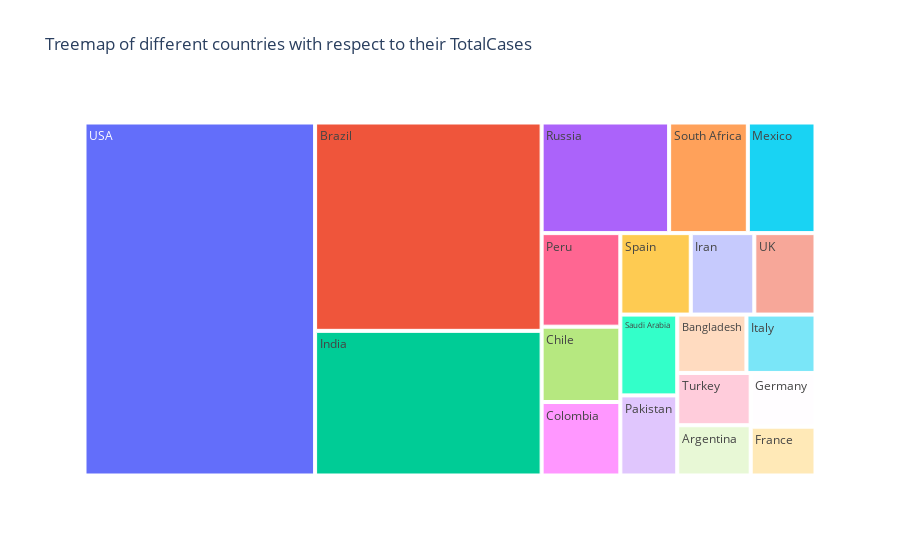
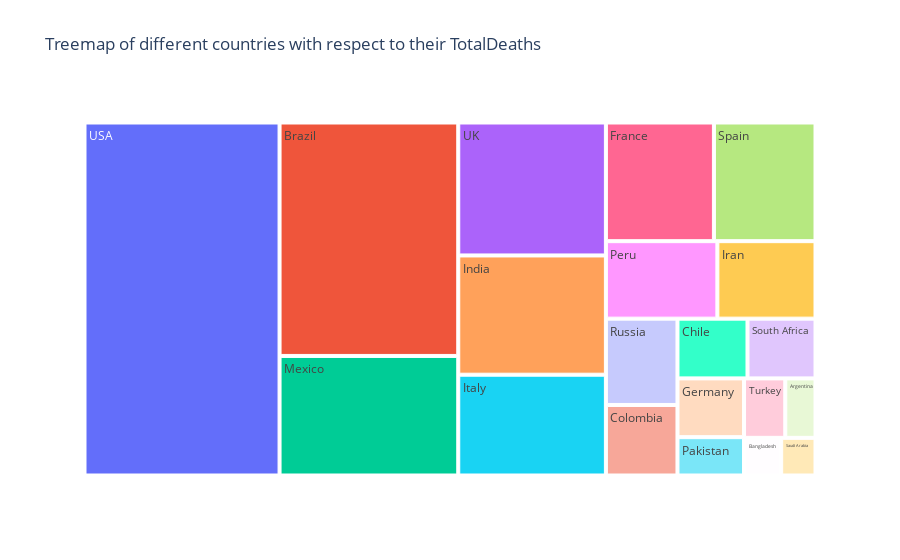
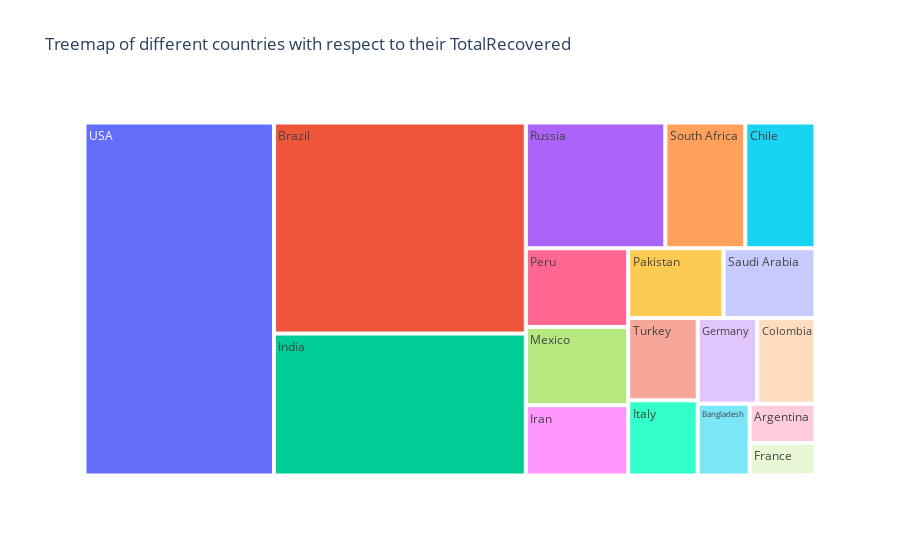
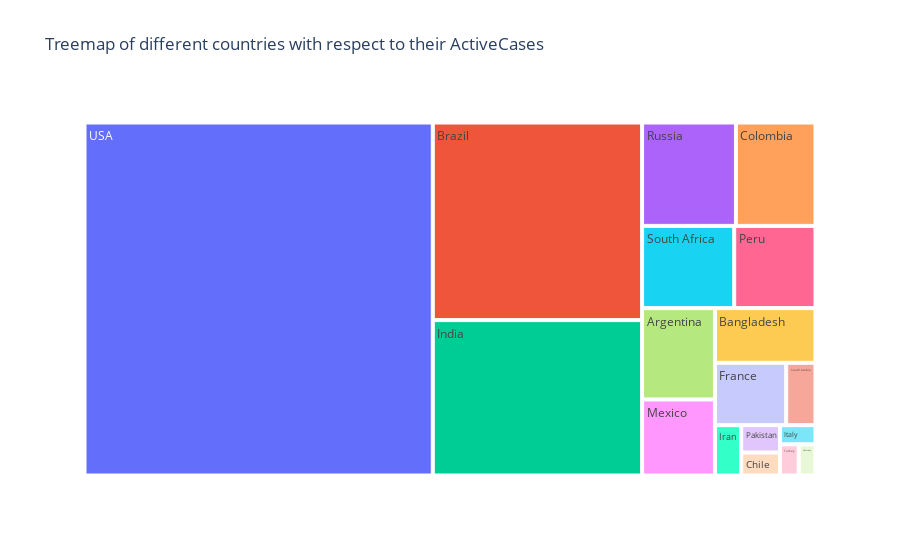

Notebook cell for these charts, in order:
### Code cell
# Create a treemap to visualize the distribution of total counts for each variable
columns=['TotalCases','TotalDeaths','TotalRecovered','ActiveCases']
for i in columns:
    fig=px.treemap(world_data.iloc[0:20], values=i, path=['Country/Region'], title='Treemap of different countries with respect to their {}'.format(i))
    fig.show()

### Figure 1 — Plotly figure (JSON) as saved in the notebook; plotly's stock layout.template omitted (floating-point values rounded to 4 significant figures)
{"data": [{"branchvalues": "total", "domain": {"x": [0, 1], "y": [0, 1]}, "hovertemplate": "labels=%{label}<br>TotalCases=%{value}<br>parent=%{parent}<br>id=%{id}<extra></extra>", "ids": ["Argentina", "Bangladesh", "Brazil", "Chile", "Colombia", "France", "Germany", "India", "Iran", "Italy", "Mexico", "Pakistan", "Peru", "Russia", "Saudi Arabia", "South Africa", "Spain", "Turkey", "UK", "USA"], "labels": ["Argentina", "Bangladesh", "Brazil", "Chile", "Colombia", "France", "Germany", "India", "Iran", "Italy", "Mexico", "Pakistan", "Peru", "Russia", "Saudi Arabia", "South Africa", "Spain", "Turkey", "UK", "USA"], "name": "", "parents": ["", "", "", "", "", "", "", "", "", "", "", "", "", "", "", "", "", "", "", ""], "type": "treemap", "values": [228195, 249651, 2917562, 366671, 357710, 195633, 215210, 2025409, 320117, 249204, 462690, 281863, 455409, 871894, 284226, 538184, 354530, 237265, 308134, 5032179]}], "layout": {"legend": {"tracegroupgap": 0}, "title": {"text": "Treemap of different countries with respect to their TotalCases"}}}

### Figure 2 — Plotly figure (JSON) as saved in the notebook; plotly's stock layout.template omitted (floating-point values rounded to 4 significant figures)
{"data": [{"branchvalues": "total", "domain": {"x": [0, 1], "y": [0, 1]}, "hovertemplate": "labels=%{label}<br>TotalDeaths=%{value}<br>parent=%{parent}<br>id=%{id}<extra></extra>", "ids": ["Argentina", "Bangladesh", "Brazil", "Chile", "Colombia", "France", "Germany", "India", "Iran", "Italy", "Mexico", "Pakistan", "Peru", "Russia", "Saudi Arabia", "South Africa", "Spain", "Turkey", "UK", "USA"], "labels": ["Argentina", "Bangladesh", "Brazil", "Chile", "Colombia", "France", "Germany", "India", "Iran", "Italy", "Mexico", "Pakistan", "Peru", "Russia", "Saudi Arabia", "South Africa", "Spain", "Turkey", "UK", "USA"], "name": "", "parents": ["", "", "", "", "", "", "", "", "", "", "", "", "", "", "", "", "", "", "", ""], "type": "treemap", "values": [4251, 3306, 98644, 9889, 11939, 30312, 9252, 41638, 17976, 35187, 50517, 6035, 20424, 14606, 3055, 9604, 28500, 5798, 46413, 162804]}], "layout": {"legend": {"tracegroupgap": 0}, "title": {"text": "Treemap of different countries with respect to their TotalDeaths"}}}

### Figure 3 — Plotly figure (JSON) as saved in the notebook; plotly's stock layout.template omitted (floating-point values rounded to 4 significant figures)
{"data": [{"branchvalues": "total", "domain": {"x": [0, 1], "y": [0, 1]}, "hovertemplate": "labels=%{label}<br>TotalRecovered=%{value}<br>parent=%{parent}<br>id=%{id}<extra></extra>", "ids": ["Argentina", "Bangladesh", "Brazil", "Chile", "Colombia", "France", "Germany", "India", "Iran", "Italy", "Mexico", "Pakistan", "Peru", "Russia", "Saudi Arabia", "South Africa", "Spain", "Turkey", "UK", "USA"], "labels": ["Argentina", "Bangladesh", "Brazil", "Chile", "Colombia", "France", "Germany", "India", "Iran", "Italy", "Mexico", "Pakistan", "Peru", "Russia", "Saudi Arabia", "South Africa", "Spain", "Turkey", "UK", "USA"], "name": "", "parents": ["", "", "", "", "", "", "", "", "", "", "", "", "", "", "", "", "", "", "", ""], "type": "treemap", "values": [99852, 143824, 2047660, 340168, 192355, 82460, 196200, 1377384, 277463, 201323, 308848, 256058, 310337, 676357, 247089, 387316, 0, 220546, 0, 2576668]}], "layout": {"legend": {"tracegroupgap": 0}, "title": {"text": "Treemap of different countries with respect to their TotalRecovered"}}}

### Figure 4 — Plotly figure (JSON) as saved in the notebook; plotly's stock layout.template omitted (floating-point values rounded to 4 significant figures)
{"data": [{"branchvalues": "total", "domain": {"x": [0, 1], "y": [0, 1]}, "hovertemplate": "labels=%{label}<br>ActiveCases=%{value}<br>parent=%{parent}<br>id=%{id}<extra></extra>", "ids": ["Argentina", "Bangladesh", "Brazil", "Chile", "Colombia", "France", "Germany", "India", "Iran", "Italy", "Mexico", "Pakistan", "Peru", "Russia", "Saudi Arabia", "South Africa", "Spain", "Turkey", "UK", "USA"], "labels": ["Argentina", "Bangladesh", "Brazil", "Chile", "Colombia", "France", "Germany", "India", "Iran", "Italy", "Mexico", "Pakistan", "Peru", "Russia", "Saudi Arabia", "South Africa", "Spain", "Turkey", "UK", "USA"], "name": "", "parents": ["", "", "", "", "", "", "", "", "", "", "", "", "", "", "", "", "", "", "", ""], "type": "treemap", "values": [124092, 102521, 771258, 16614, 153416, 82861, 9758, 606387, 24678, 12694, 103325, 19770, 124648, 180931, 34082, 141264, 0, 10921, 0, 2292707]}], "layout": {"legend": {"tracegroupgap": 0}, "title": {"text": "Treemap of different countries with respect to their ActiveCases"}}}
